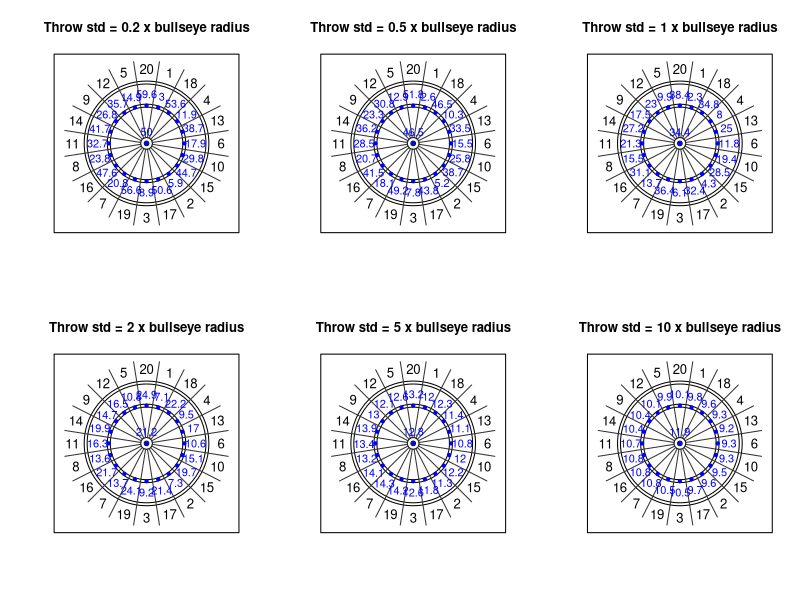

The R source for this figure:
# Define dartboard radius
total_radius <- 451 / 2

# Define radii based on the actual dartboard dimensions
r_bullseye <- 6.35 / total_radius
r_outer_bull <- 16 / total_radius
r_double_inner <- 162 / total_radius
r_double_outer <- (162 + 8) / total_radius
r_triple_inner <- 99 / total_radius
r_triple_outer <- (99 + 8) / total_radius

# Main function
run_simulation <- function(n_throws = 1000, throw_std = 0.1, a) {
  # Create a new plot
  mm <- paste0("Throw std = ", round(a, 1), " x bullseye radius")
  plot(1,
    xlim = c(-1, 1), ylim = c(-1, 1), type = "n", xlab = "", ylab = "", xaxt = "n", yaxt = "n", asp = 1,
    main = mm
  )

  # Draw the bullseye, outer bull, triple ring, and double ring
  symbols(0, 0, circles = r_bullseye, inches = FALSE, add = TRUE, col = "gray90")
  symbols(0, 0, circles = r_outer_bull, inches = FALSE, add = TRUE, col = "gray90")
  symbols(0, 0, circles = r_triple_inner, inches = FALSE, add = TRUE, col = "gray90")
  symbols(0, 0, circles = r_triple_outer, inches = FALSE, add = TRUE, col = "gray90")
  symbols(0, 0, circles = r_double_inner, inches = FALSE, add = TRUE, col = "gray90")
  symbols(0, 0, circles = r_double_outer, inches = FALSE, add = TRUE, col = "gray90")

  # Actual order of numbers on a dartboard
  dartboard_numbers <- c(20, 1, 18, 4, 13, 6, 10, 15, 2, 17, 3, 19, 7, 16, 8, 11, 14, 9, 12, 5)

  # Add the numbers around the edge of the outer ring
  score_angles <- rep(0, 20)
  for (i in 1:20) {
    angle <- (i - 1) * 2 * pi / 20 - pi / 2
    angle <- -angle
    x <- 0.9 * cos(angle)
    y <- 0.9 * sin(angle)
    text(x, y, labels = dartboard_numbers[i], cex = 1.2)
    score_angles[i] <- angle - pi / 20
  }


  # Draw the radial lines for score zones
  for (i in 1:20) {
    angle <- score_angles[i]
    lines(c(0.07 * cos(angle), cos(angle)), c(0.07 * sin(angle), sin(angle)),
      col = "gray20"
    )
  }

  # From cartesian to polar
  coords_polar <- function(x, y) {
    r <- sqrt(x * x + y * y)
    theta <- atan2(y, x)
    list(r = r, theta = theta)
  }

  # Score multiplier
  score_multiplier <- function(r) {
    if (r > r_double_inner && r < r_double_outer) {
      multiplier <- 2
    } else if (r > r_triple_inner && r < r_triple_outer) {
      multiplier <- 3
    } else if (r > r_double_outer) {
      multiplier <- 0
    } else {
      multiplier <- 1
    }
    multiplier
  }


  # Board setup
  borders <- -pi / 20 + 1:19 * c(pi / 20) * 2 - pi
  score_numbers <- c(
    11, 8, 16, 7, 19, 3, 17, 2, 15, 10,
    6, 13, 4, 18, 1, 20, 5, 12, 9, 14
  )

  # Compute score
  score_dart <- function(x, y) {
    cp <- coords_polar(x, y)
    r <- cp$r
    th <- cp$theta
    multip <- score_multiplier(r)
    if (r < r_bullseye) {
      score <- 50
    } else if (r < r_outer_bull) {
      (
        score <- 25
      )
    } else {
      a <- which(borders < th)
      idx <- length(a) + 1
      if (th > (pi - pi / 20)) {
        idx <- 1
      }
      score <- score_numbers[idx]
    }
    multip * score
  }

  # Throws
  throw <- function(nt, aim, std, plot = TRUE) {
    mean <- aim
    scores <- rep(0, nt)
    for (j in 1:nt) {
      x <- rnorm(1, mean = mean[1], sd = std)
      y <- rnorm(1, mean = mean[2], sd = std)

      if (plot) {
        points(x, y, pch = 4, col = "firebrick2")
      }
      scores[j] <- score_dart(x, y)
      # text(x, y, labels = scores[j], cex = 0.9)
    }
    scores
  }


  nt <- n_throws
  aim_x <- rep(0, 21)
  aim_y <- rep(0, 21)
  rt <- (r_triple_inner + r_triple_outer) / 2
  aim_scores <- rep(0, 21)
  rrr <- rt

  for (j in 1:20) {
    th <- score_angles[j] + pi / 20
    aim_x[j + 1] <- rrr * cos(th)
    aim_y[j + 1] <- rrr * sin(th)
  }

  std <- throw_std
  for (j in 1:21) {
    aim <- c(aim_x[j], aim_y[j])
    scores <- throw(nt, aim, std, FALSE)
    aim_scores[j] <- mean(scores)
    lab <- round(aim_scores[j], 1)
    points(aim_x[j], aim_y[j], pch = 20, col = "blue")
    yy <- 1.3 * aim_y[j]
    if (j == 1) {
      yy <- r_outer_bull * 2
    }
    text(1.3 * aim_x[j], yy,
      labels = lab, cex = 1,
      col = "blue"
    )
  }
}

# Run
par(mfrow = c(2, 3))
nt <- 10000
mults <- c(0.25, 0.5, 1, 2, 5, 10)
for (m in mults) {
  ss <- m * r_bullseye
  run_simulation(nt, ss, m)
}
